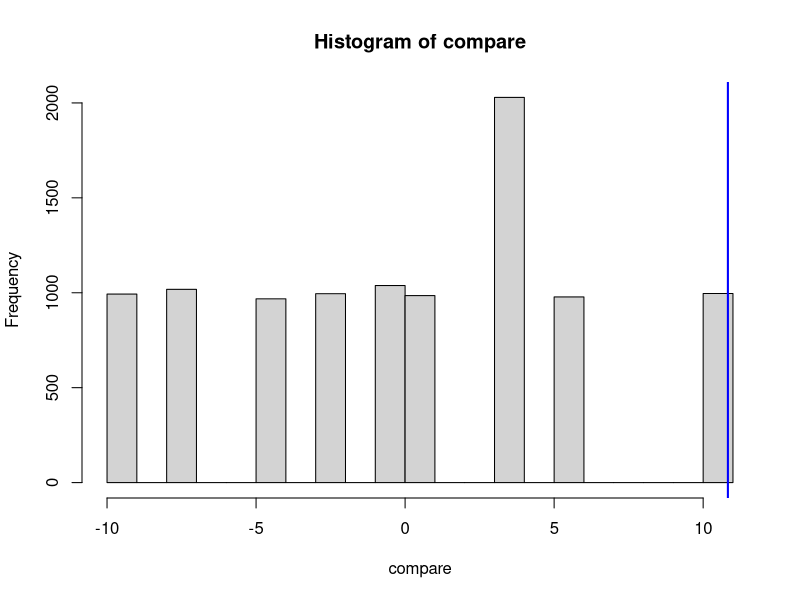
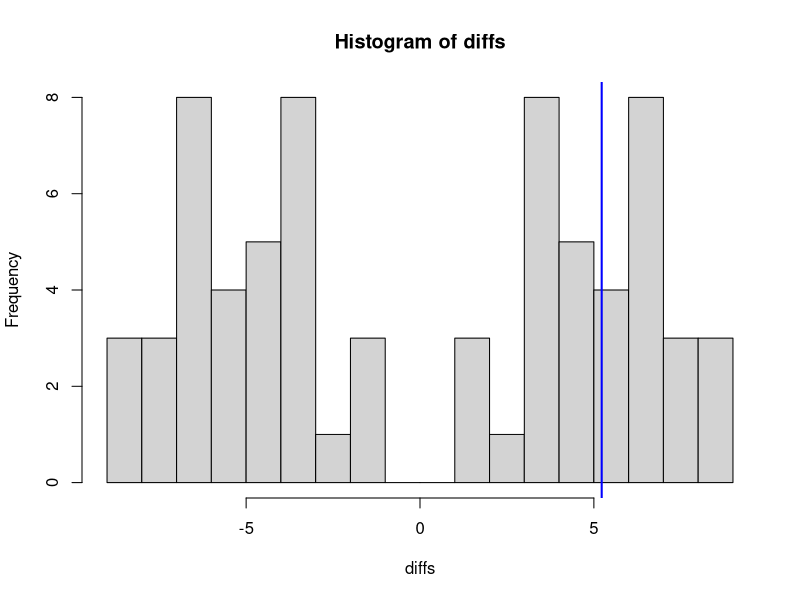
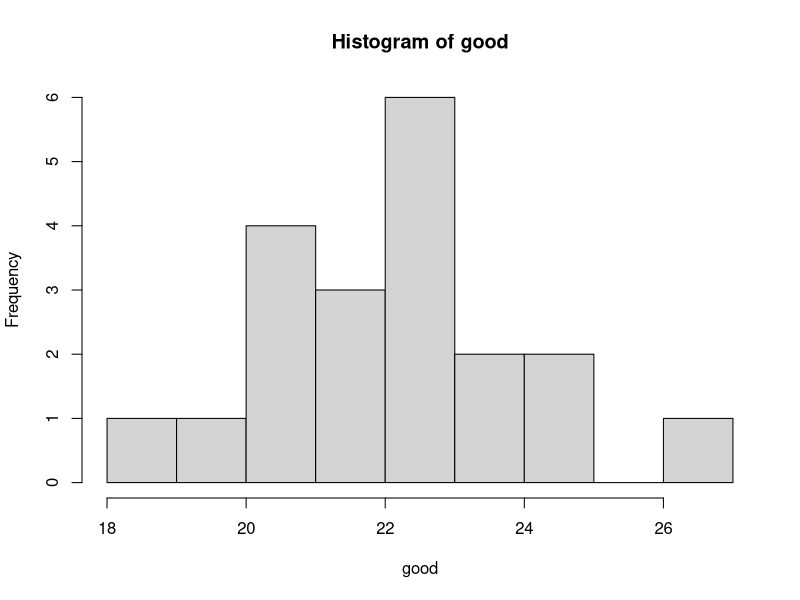
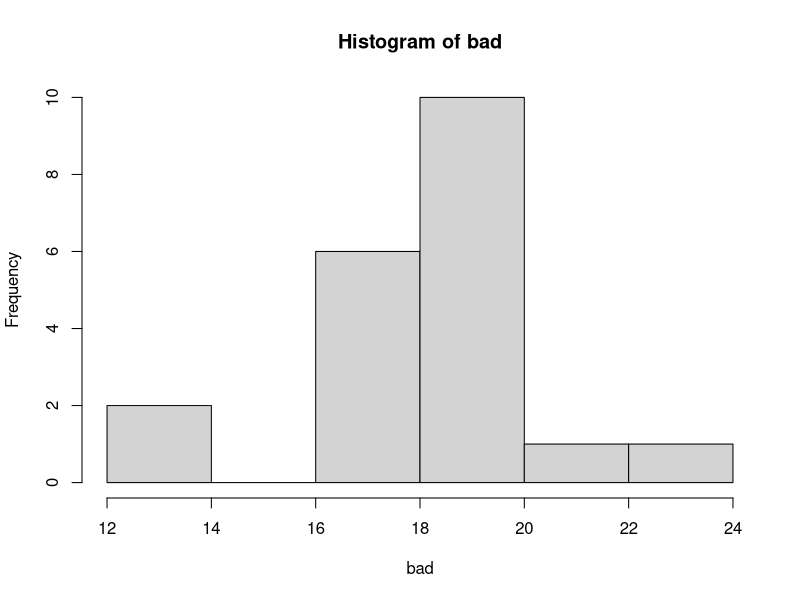
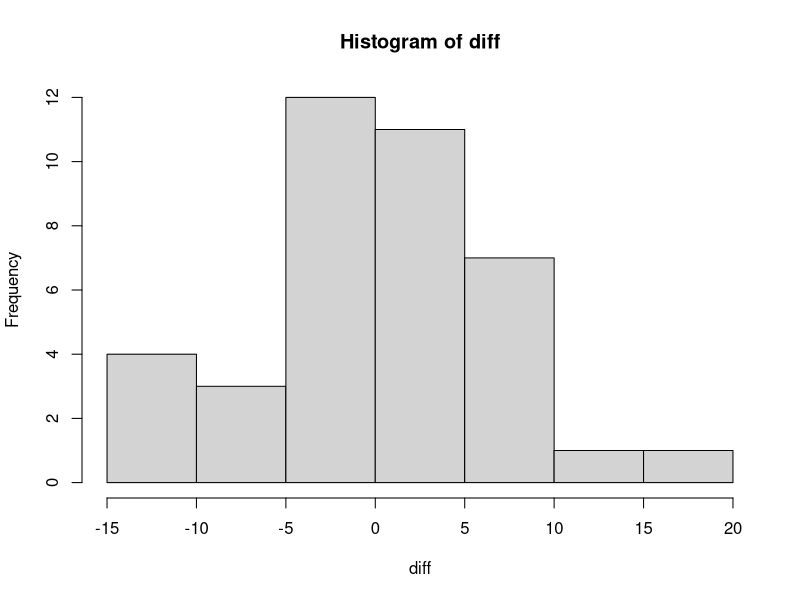

Reproduce these figures in R, in order. (Note: this script raises an error after producing the figures.)
#Problem 1
sombrero <- c(-10, -7.5, -4.16, -2.5, 0, 0.83, 3.33, 3.33, 5.83, 10.83)
nrep <- 10000
compare <- replicate(nrep,sample(sombrero, 1, replace = F))
hist(compare)
abline(v=10.83, col = "blue", lwd = 2)
t.test(compare, alternative = "greater", mu = 0)
t.test(c(31, 35, 38), c(47, 44), alternative = "less", var.equal = FALSE)

t <- (mean(c(31, 35, 38))-mean(c(47, 44)))/sqrt((sd(c(31, 35, 38))^2/3)+(sd(c(47, 44))^2/2))
t


#Problem 2
one <- c(166.2, 157.3, 166.7, 161.1)
nine<- c(162.8, 142.4, 162.8, 162.4)
sombrero <- c(166.2, 157.3, 166.7, 161.1, 162.8, 142.4, 162.8, 162.4)
means <- c(162.825, 163.25, 158.15, 163.25, 163.15, 161.85000000000002, 156.75, 161.85000000000002, 161.75, 157.175, 162.275, 162.175, 157.175, 157.075, 162.175, 164.2, 159.1, 164.2, 164.1, 159.525, 164.625, 164.525, 159.52499999999998, 159.42499999999998, 164.525, 158.125, 163.225, 163.125, 158.125, 158.02499999999998, 163.125, 158.55, 158.45, 163.55, 158.45000000000002, 161.97500000000002, 156.875, 161.97500000000002, 161.875, 157.3, 162.4, 162.3, 157.3, 157.2, 162.3, 155.9, 161.0, 160.9, 155.89999999999998, 155.79999999999998, 160.9, 156.325, 156.225, 161.32500000000002, 156.22500000000002, 158.25, 163.35, 163.25, 158.25, 158.14999999999998, 163.25, 158.675, 158.575, 163.675, 158.57500000000002, 157.27499999999998, 157.17499999999998, 162.275, 157.175, 157.60000000000002)
diffs <- c(5.224999999999966, 6.074999999999989, -4.125, 6.074999999999989, 5.875000000000028, 3.275000000000034, -6.925000000000011, 3.275000000000034, 3.0749999999999886, -6.074999999999989, 4.125000000000028, 3.9250000000000114, -6.074999999999989, -6.275000000000006, 3.9250000000000114, 7.974999999999966, -2.2250000000000227, 7.974999999999966, 7.775000000000006, -1.3749999999999716, 8.825000000000017, 8.625000000000028, -1.375, -1.575000000000017, 8.625000000000028, -4.175000000000011, 6.025000000000006, 5.824999999999989, -4.175000000000011, -4.375000000000028, 5.824999999999989, -3.3249999999999886, -3.525000000000034, 6.675000000000011, -3.5250000000000057, 3.525000000000034, -6.675000000000011, 3.525000000000034, 3.3249999999999886, -5.824999999999989, 4.375000000000028, 4.175000000000011, -5.824999999999989, -6.025000000000006, 4.175000000000011, -8.624999999999972, 1.575000000000017, 1.3750000000000284, -8.625, -8.825000000000017, 1.3750000000000284, -7.775000000000006, -7.974999999999994, 2.2250000000000227, -7.974999999999966, -3.9250000000000114, 6.275000000000006, 6.074999999999989, -3.9250000000000114, -4.125000000000028, 6.074999999999989, -3.0749999999999886, -3.275000000000034, 6.925000000000011, -3.2750000000000057, -5.875000000000028, -6.075000000000017, 4.125, -6.074999999999989, -5.224999999999966)
hist(diffs, breaks=20)
abline(v=5.224999999999966, col = "blue", lwd = 2)
t.test(means, alternative = "greater", mu = 157.60000000000002)
t.test(nine, alternative = "less", mu = 160.2125)





#Problem 3
good <- c(20.8, 18.7, 19.9, 20.6, 21.9, 23.4, 22.8, 24.9, 22.2, 20.3, 24.9, 22.3, 27, 20.5, 22.2, 24, 21.2, 22.1, 22, 22.7)
bad <- c(18, 19.1, 19.2, 18.8, 18.4, 19, 18.5, 16.1, 16.8, 14, 17, 13.6, 17.5, 20, 20.2, 18.8, 18, 23.2, 18.2, 19.4)
hist(good)
hist(bad)
t.test(good, bad)

sombrero <- c(good, bad)
nrep=10000
compare=replicate(nrep,mean(sample(sombrero,20,replace=F))>=mean(good))
nyes=sum(compare)
p=(sum((compare))+1)/(nrep+1)
nyes
p

#Problem 4
diff <- c(0, -7, 7, -2, -12, 14, -1, 2, -2, -2, -13, 9, 1, 6, -12, 3, 3, 4, 2, -5, 0, 7, 17, 3, -14, -1, 8, -4, 8, -9, -1, 6, 2, -3, 2, 4, -2, 2, -2)
length(diff)
hist(diff)
t.test(diff)

helium=c(25, 16, 25, 14, 23, 29, 25, 26, 22, 26, 12, 28, 28, 31, 22, 29, 23, 26, 35, 24, 31, 34, 39, 32, 14, 28, 30, 27, 33, 11, 26, 32, 30, 29, 30, 29, 29, 30, 26)
air=helium - diff
AveDiff=mean(helium-air)
NRep=10000
compare=replicate(NRep,mean((helium-air)*sample(c(-1,1),39,replace=T))>=AveDiff)
pvalue=sum(compare)/NRep
pvalue





#Problem 5
hist(data$Rate)
plot(data)
lines(lowess(data), col="blue")
abline(47.0522, -0.6957, col="red")
summary(lm(formula = data$Rate ~ data$Age))
summary(data$Age)
newx <- seq(0.10, 36, by=0.05)
conf_interval <- predict(lm(formula = data$Rate ~ data$Age), newdata=data.frame(QUET=newx), interval="confidence", level=0.95)
lines(newx, conf_interval[,2], col="orange", lty=2)
lines(newx, conf_interval[,3], col="orange", lty=2)


library(ggplot2)
#data$Rate = log(data$Rate)
model1 <- lm(formula = data$Rate ~ data$Age)
temp_var <- predict(model1, interval="prediction")
new_df <- cbind(data, temp_var)

g <- ggplot(new_df, aes(Age, Rate))+
  geom_point() +
  geom_line(aes(y=lwr), color = "red", linetype = "dashed")+
  geom_line(aes(y=upr), color = "red", linetype = "dashed")+
  geom_smooth(method=lm, se=TRUE)+
  scale_x_continuous(breaks = seq(0, 36, 1), limits = c(0, 36))+
  scale_y_continuous(labels=function(y)floor(exp(y)), breaks = seq(0, 4.5, 0.1))+
  geom_vline(xintercept = 1, colour="green", show.legend="1")+
  geom_vline(xintercept = 2, colour="green", show.legend=TRUE)+
  geom_vline(xintercept = 4, colour="green", show.legend=TRUE)+
  geom_vline(xintercept = 6, colour="green", show.legend=TRUE)+
  geom_vline(xintercept = 9, colour="green", show.legend=TRUE)+
  geom_vline(xintercept = 12, colour="green", show.legend=TRUE)+
  geom_vline(xintercept = 15, colour="green", show.legend=TRUE)+
  geom_vline(xintercept = 18, colour="green", show.legend=TRUE)+
  geom_vline(xintercept = 24, colour="green", show.legend=TRUE)

summary(model1)
g


#Problem 6
library(ggplot2)

#dataset$Wine = log(dataset$Wine)
#dataset$Mortality = log(dataset$Mortality)

model1 <- lm(formula = dataset$Mortality ~ dataset$Wine)
temp_var <- predict(model1, interval="prediction")
new_df <- cbind(dataset, temp_var)

g <- ggplot(new_df, aes(Wine, Mortality))+
  geom_point() +
  geom_line(aes(y=lwr), color = "red", linetype = "dashed")+
  geom_line(aes(y=upr), color = "red", linetype = "dashed")+
  geom_smooth(method=lm, se=TRUE)


summary(model1)
g

res = resid(model1)

plot(dataset$Wine, res)
abline(0, 0)